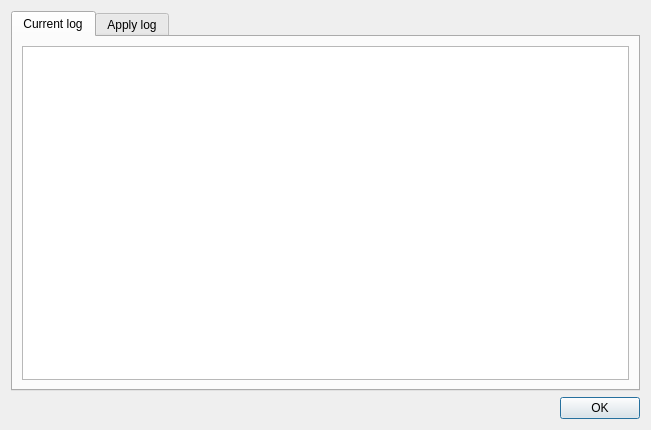
<?xml version="1.0" encoding="UTF-8"?>
<ui version="4.0">
 <class>Dialog</class>
 <widget class="QDialog" name="Dialog">
  <property name="geometry">
   <rect>
    <x>0</x>
    <y>0</y>
    <width>651</width>
    <height>430</height>
   </rect>
  </property>
  <property name="windowTitle">
   <string>Input log</string>
  </property>
  <layout class="QVBoxLayout" name="verticalLayout">
   <item>
    <widget class="QTabWidget" name="tabWidget">
     <property name="currentIndex">
      <number>0</number>
     </property>
     <widget class="QWidget" name="tab">
      <attribute name="title">
       <string>Current log</string>
      </attribute>
      <layout class="QVBoxLayout" name="verticalLayout_2">
       <item>
        <widget class="QTextEdit" name="textEdit">
         <property name="readOnly">
          <bool>true</bool>
         </property>
        </widget>
       </item>
      </layout>
     </widget>
     <widget class="QWidget" name="tab_2">
      <attribute name="title">
       <string>Apply log</string>
      </attribute>
      <layout class="QVBoxLayout" name="verticalLayout_3">
       <item>
        <widget class="QTextEdit" name="textEdit_2">
         <property name="readOnly">
          <bool>false</bool>
         </property>
        </widget>
       </item>
       <item>
        <widget class="QPushButton" name="pushButton">
         <property name="text">
          <string>Apply</string>
         </property>
        </widget>
       </item>
      </layout>
     </widget>
    </widget>
   </item>
   <item>
    <widget class="QDialogButtonBox" name="buttonBox">
     <property name="orientation">
      <enum>Qt::Horizontal</enum>
     </property>
     <property name="standardButtons">
      <set>QDialogButtonBox::Ok</set>
     </property>
    </widget>
   </item>
  </layout>
 </widget>
 <resources/>
 <connections>
  <connection>
   <sender>buttonBox</sender>
   <signal>accepted()</signal>
   <receiver>Dialog</receiver>
   <slot>accept()</slot>
   <hints>
    <hint type="sourcelabel">
     <x>248</x>
     <y>254</y>
    </hint>
    <hint type="destinationlabel">
     <x>157</x>
     <y>274</y>
    </hint>
   </hints>
  </connection>
  <connection>
   <sender>buttonBox</sender>
   <signal>rejected()</signal>
   <receiver>Dialog</receiver>
   <slot>reject()</slot>
   <hints>
    <hint type="sourcelabel">
     <x>316</x>
     <y>260</y>
    </hint>
    <hint type="destinationlabel">
     <x>286</x>
     <y>274</y>
    </hint>
   </hints>
  </connection>
 </connections>
</ui>
